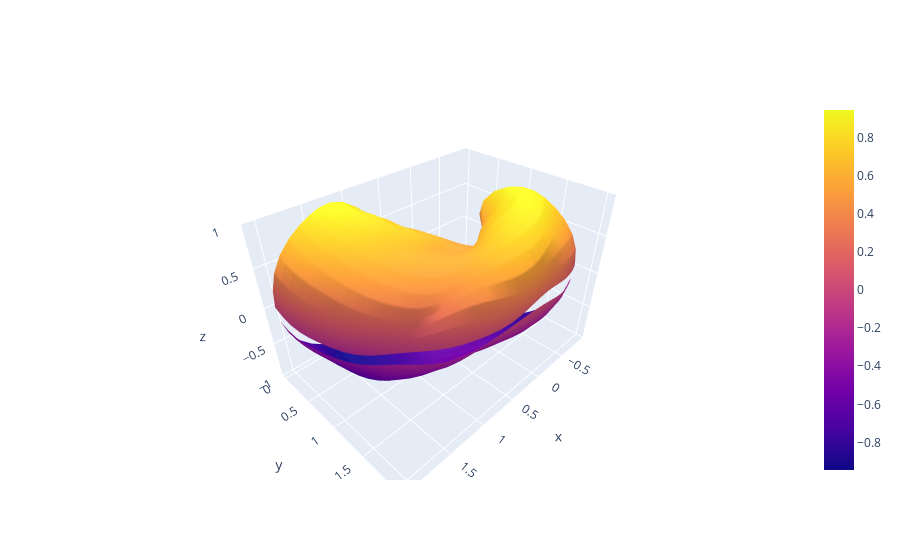
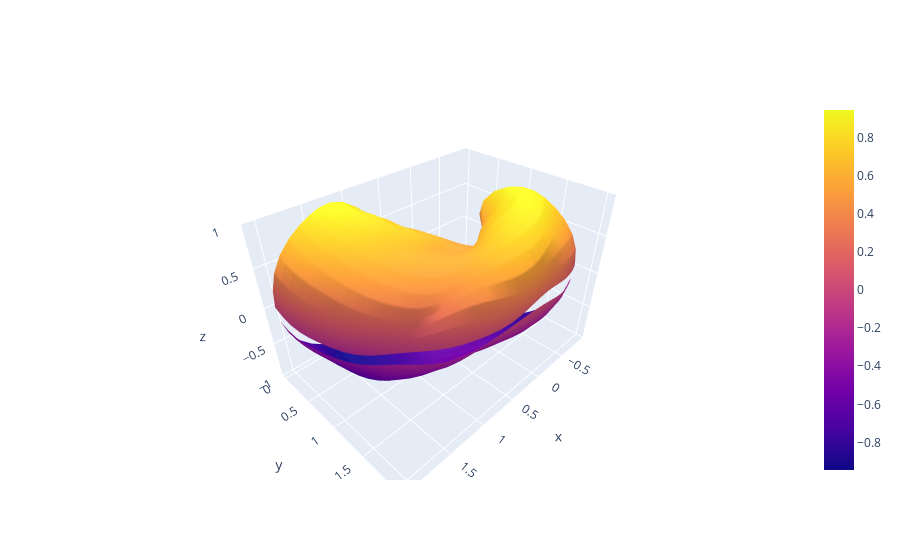

Source (notebook cell) for these figures, in order:
### Code cell
winding_surface.plot(engine="plotly", close=False)

### Figure 1 — Plotly figure (JSON) as saved in the notebook; plotly's stock layout.template omitted (floating-point values rounded to 4 significant figures; data arrays with more than 128 entries replaced by an {"elided": "..."} marker saying what was removed)
{"data": [{"type": "surface", "x": {"elided": "32x34 float values"}, "y": {"elided": "32x34 float values"}, "z": {"elided": "32x34 float values"}}], "layout": {"scene": {"aspectmode": "data"}}}

### Figure 2 — Plotly figure (JSON) as saved in the notebook; plotly's stock layout.template omitted (floating-point values rounded to 4 significant figures; data arrays with more than 128 entries replaced by an {"elided": "..."} marker saying what was removed)
{"data": [{"type": "surface", "x": {"elided": "32x34 float values"}, "y": {"elided": "32x34 float values"}, "z": {"elided": "32x34 float values"}}], "layout": {"scene": {"aspectmode": "data"}}}
